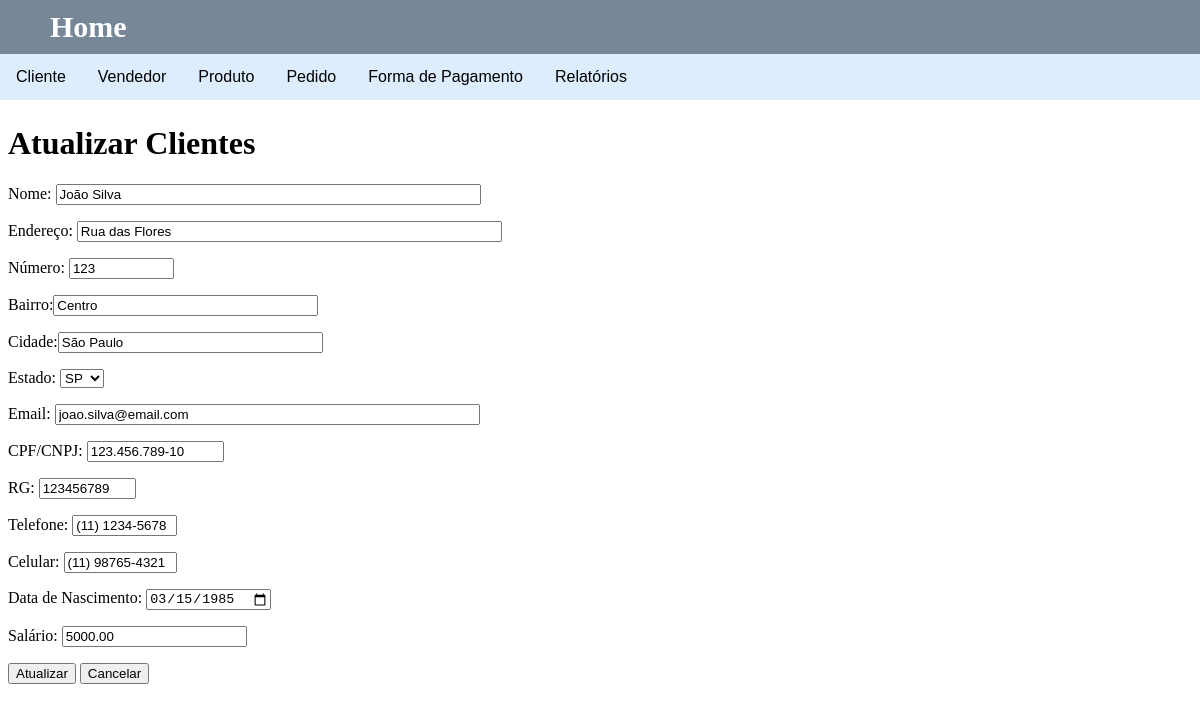
Before: /cliente/atualizarCliente.php?id=1 with the older database file.
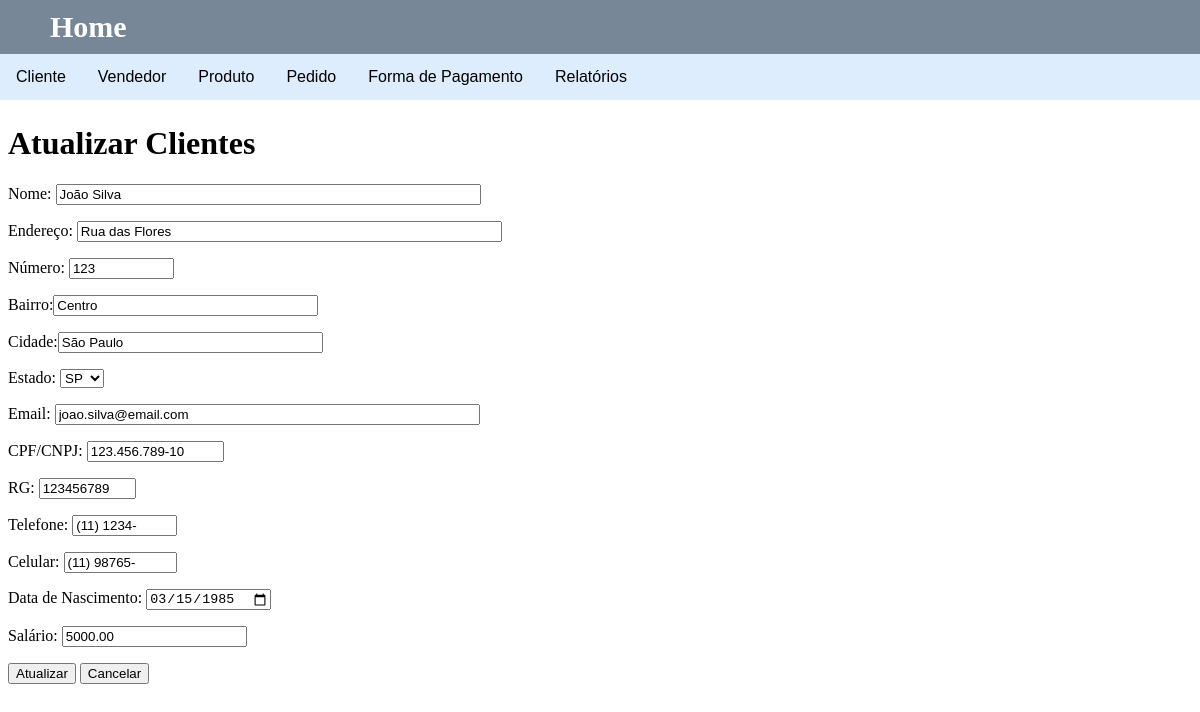
After: the same page with the newer database file.
### tables this page shows
CREATE TABLE tb_cliente(
    id INTEGER AUTO_INCREMENT PRIMARY KEY,
    nome VARCHAR(50),
    endereco VARCHAR(50),
    numero VARCHAR(10),
    bairro VARCHAR(30),
    cidade VARCHAR(30),
    estado CHAR(2),
    email VARCHAR(50),
    cpf_cnpj VARCHAR(14),
    rg VARCHAR(9),
    telefone VARCHAR(10),
    celular VARCHAR(11),
    data_nasc DATE,
    salario NUMERIC(12,2)
) engine INNODB;

### cliente/atualizarCliente.php (the view, shortened to what this page needs)
<?php
if (isset($_GET['id'])) {
    include('../conexao.php');
    $id=$_GET['id'];
    $query="SELECT * FROM tb_cliente WHERE id=$id";
    $result=mysqli_query($con,$query);
    $row=mysqli_fetch_assoc($result);
?>
<!DOCTYPE html>
<html lang="pt-BR">
<head>
</head>
<body>
    <?php include('../navbar.php');?>
    <h1>Atualizar Clientes</h1>
    <form method="POST">
        <div class="formulario">
            <p><label>Nome: <input type="text" maxlength="50" name="nome" size="50" value="<?php echo $row['nome']; ?>"></label></p>
            <p><label>Endereço: <input type="text" maxlength="50" name="endereco" size="50" value="<?php echo $row['endereco']; ?>"></label></p>
            <p><label>Número: <input type="text" maxlength="10" name="numero" size="10" value="<?php echo $row['numero']; ?>"></label></p>
            <p><label>Bairro:<input type="text" maxlength="30" name="bairro" size="30" value="<?php echo $row['bairro']; ?>"></label></p>
            <p><label>Cidade:<input type="text" maxlength="30" name="cidade" size="30" value="<?php echo $row['cidade']; ?>"></label></p>
            <p><label>Estado:
            <select name="estado">
                <?php $estado = isset($row['estado']) ? strtoupper($row["estado"]) : ''?>
                <option value="SP"<?php if ($estado == "SP") echo " selected"; ?>>SP</option>
            </select></label></p>
            <p><label>Email: <input type="email" maxlength="50" name="email" size="50" value="<?php echo $row['email']; ?>"></label></p>
            <p><label>CPF/CNPJ: <input type="text" maxlength="14" name="cpf_cnpj" size="14" value="<?php echo $row['cpf_cnpj']; ?>"></label></p>
            <p><label>RG: <input type="text" maxlength="9" name="rg" size="9" value="<?php echo $row['rg']; ?>"></label></p>
            <p><label>Telefone: <input type="text" maxlength="10" name="telefone" size="10" value="<?php echo $row['telefone']; ?>"></label></p>
            <p><label>Celular: <input type="text" maxlength="11" name="celular" size="11" value="<?php echo $row['celular']; ?>"></label></p>
            <p><label>Data de Nascimento: <input type="date" name="data_nasc" value="<?php echo $row['data_nasc']; ?>"></label></p>
            <p><label>Salário: <input type="number" step="200" name="salario" size="14" value="<?php echo $row['salario']; ?>"></label></p>
        </div>
        <div class="botoes">
            <input type="submit" name="atualizar" value="Atualizar">
            <input type="submit" name="cancelar" value="Cancelar">
        </div>
    </form>
    <?php
    }
    ?>

Changed rows visible on the page:
changed tb_cliente "João Silva": telefone "(11) 1234-5678" → "(11) 1234-"; celular "(11) 98765-4321" → "(11) 98765-"
